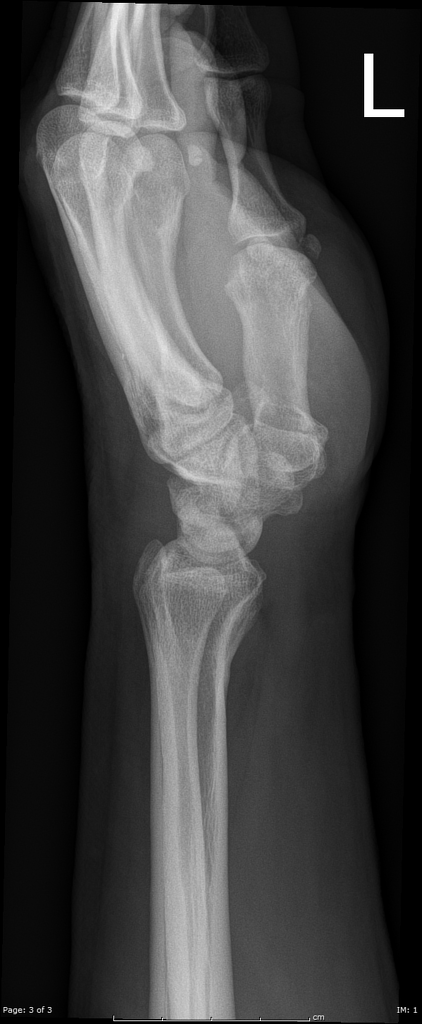
%> input picture THXLA/2_1/leg.png, 422 x 1024 px
$ octave bai2.m   (GNU Octave 9; MATLAB toolbox functions it lacks are replaced by stand-ins)
%> lines starting %> are read from the running program, lines starting %| are printed output that depends on the picture
w1=fspecial('unsharp',0.2);
w2=1/9*ones(3,3);
P=imread('leg.png');
%> P is the input picture: size 1024x422 uint8; min 0, max 255, mean 65.6
figure(1),imshow(P),title('Raw Image')
P=histeq(P);
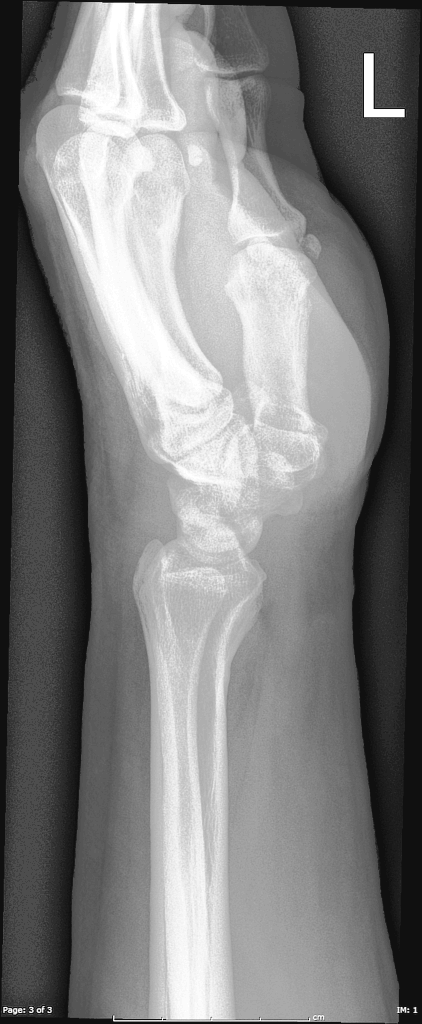
%> P: size 1024x422 uint8; min 16, max 255, mean 127.5
figure(2),imshow(P)
P=ordfilt2(P,1,ones(3,3),'symmetric');
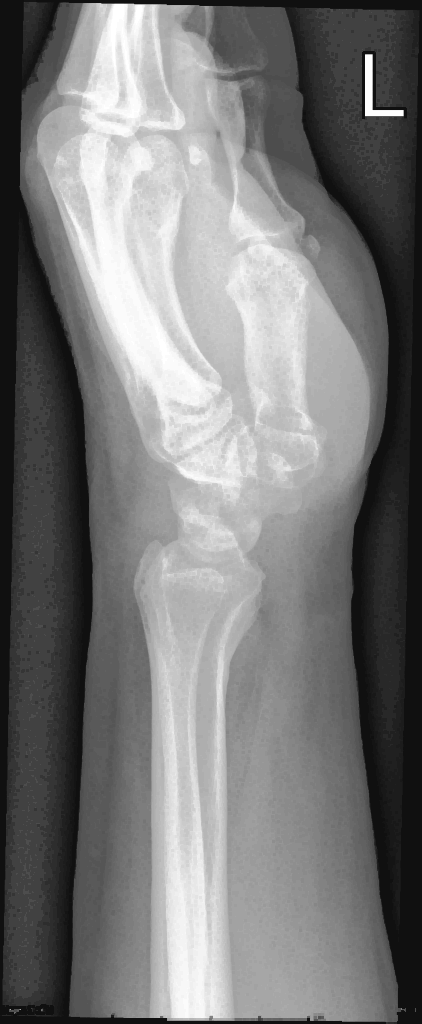
%> P: size 1024x422 uint8; min 16, max 255, mean 121.3
figure(3),imshow(P)

P=imcomplement(P);
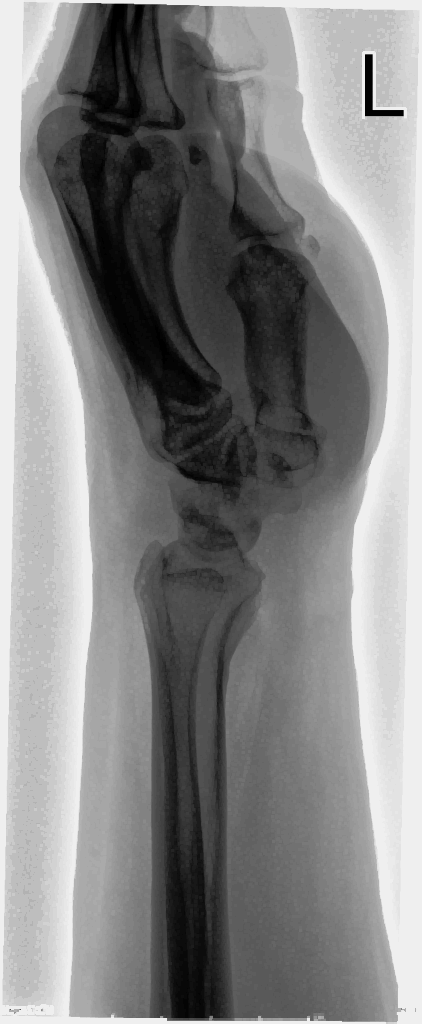
%> P: size 1024x422 uint8; min 0, max 239, mean 133.7
figure(4),imshow(P)


P=imfilter(P,w1,'replicate');
figure(5),imshow(P)

P=histeq(P);
figure(6),imshow(P)

P=imfilter(P,w2,'replicate');
figure(7),imshow(P)

P=ordfilt2(P,9,ones(3,3),'symmetric');
figure(8),imshow(P)

[r, c] = size(P);
%> r = 1024; c = 422
P=adapthisteq(P,'NumTiles',[round(r/10) round(c/10)],'ClipLimit',0.03);
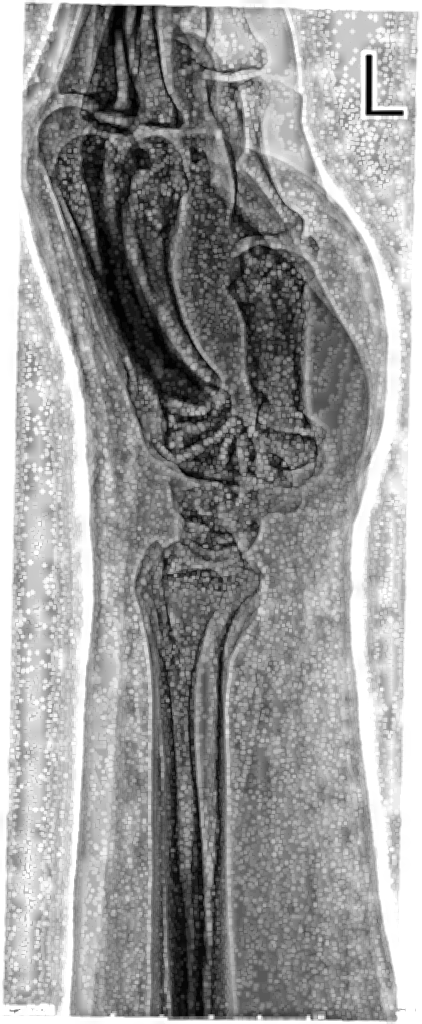
%> P: size 1024x422 uint8; min 0, max 255, mean 152.4
figure(9),imshow(P),title('Enhanced Image')

$ run again, with THXLA/2_1/hand.jpg saved as THXLA/2_1/leg.png
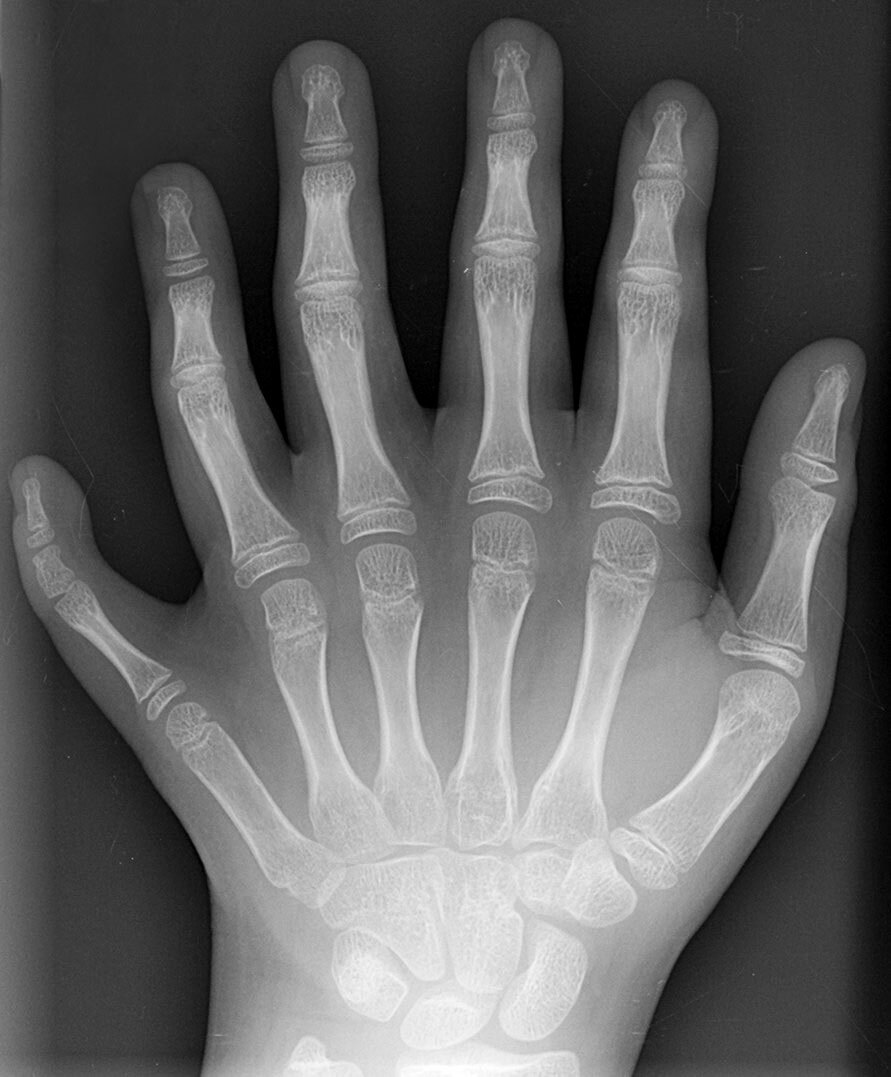
%> input picture THXLA/2_1/hand.jpg, 891 x 1077 px
%> P is the input picture: size 1077x891 uint8; min 0, max 255, mean 98.7
%> `P=imcomplement(P);`:
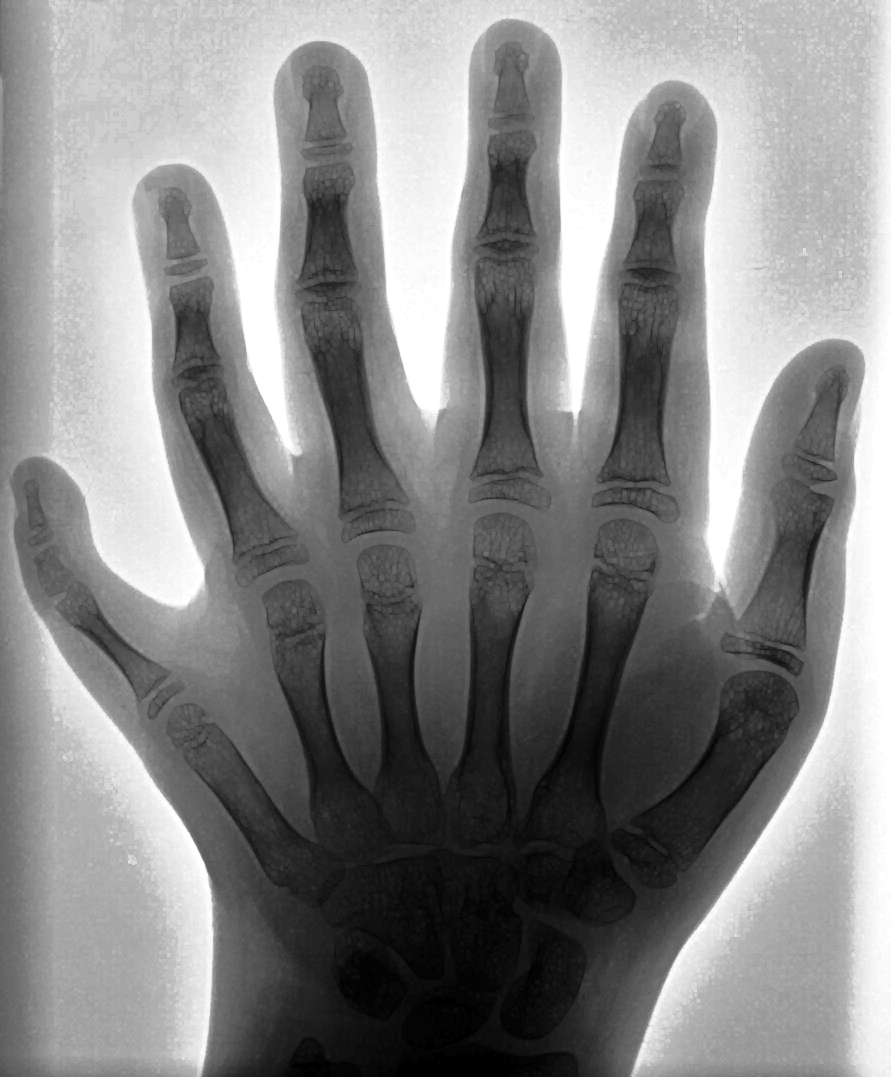
%> P: size 1077x891 uint8; min 0, max 255, mean 134.6
%> `P=adapthisteq(P,'NumTiles',[round(r/10) round(c/10)],'ClipLimit',0.03);`:
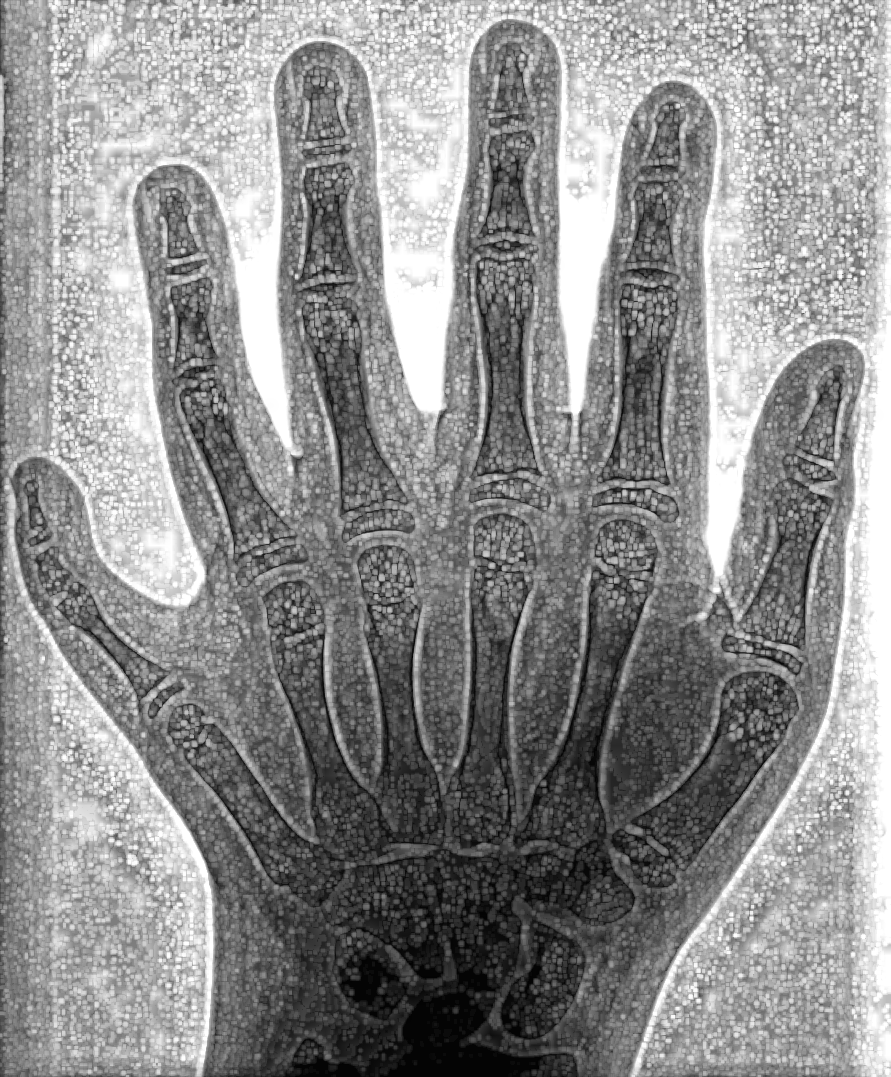
%> P: size 1077x891 uint8; min 0, max 255, mean 142
